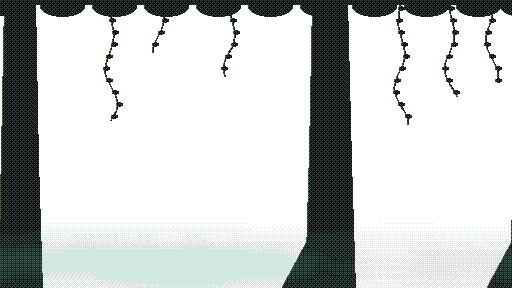
#> input picture app/src/main/assets/bg/bg_bosque_2.png, 512 x 288 px, given in place of bg_bosque_2.png.png, which was not available
$ python t7.py ../../app/src/main/assets/bg/bg_bosque_2.png
#> lines starting #> are read from the running program, lines starting #| are printed output that depends on the picture; pictures that were not available may be replaced by others from this repository, and a replacement may not be noted
import sys
from PIL import Image
A='/home/claude/juego-roguelike/Shared/assets/tiles/tiles_%s.png'
names=sys.argv[1:]
Z=4
out=Image.new('RGBA',(256*Z,64*Z*len(names)))
#> out: PIL image 1024x256 RGBA; every value is 0
for j,b in enumerate(names):
    im=Image.open(A%b).convert('RGBA').crop((0,48,256,112))
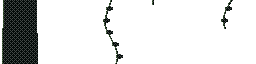
#> im: PIL image 256x64 RGBA; mean R, G, B, A 0.8, 2.1, 1.5, 36; transparent parts drawn white
    bg=Image.new('RGBA',im.size,(58,50,66,255)); bg.alpha_composite(im)
#> after `bg = Image.new('RGBA', im.size, (58, 50, 66, 255))`:
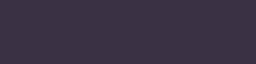
#> bg: PIL image 256x64 RGBA; mean R, G, B, A 58, 50, 66, 255
#> after `bg.alpha_composite(im)`:
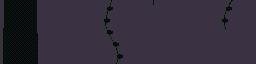
#> bg: PIL image 256x64 RGBA; mean R, G, B, A 50.6, 44.8, 58.1, 255
    out.paste(bg.resize((256*Z,64*Z),Image.NEAREST),(0,j*64*Z))
out.save('../previews/art_world/t7.png')

$ run again, on app/src/main/assets/bg/bg_catacumbas_1.png
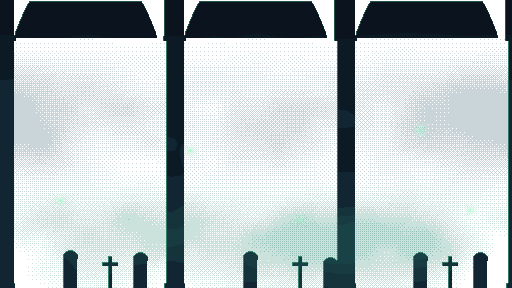
#> input picture app/src/main/assets/bg/bg_catacumbas_1.png, 512 x 288 px, given in place of bg_catacumbas_1.png.png, which was not available
#> `im=Image.open(A%b).convert('RGBA').crop((0,48,256,112))`:
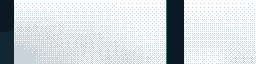
#> im: PIL image 256x64 RGBA; mean R, G, B, A 13.8, 30, 36, 50.6; transparent parts drawn white
#> `bg.alpha_composite(im)`:
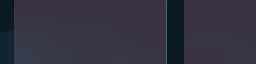
#> bg: PIL image 256x64 RGBA; mean R, G, B, A 51.4, 50.6, 66, 255
